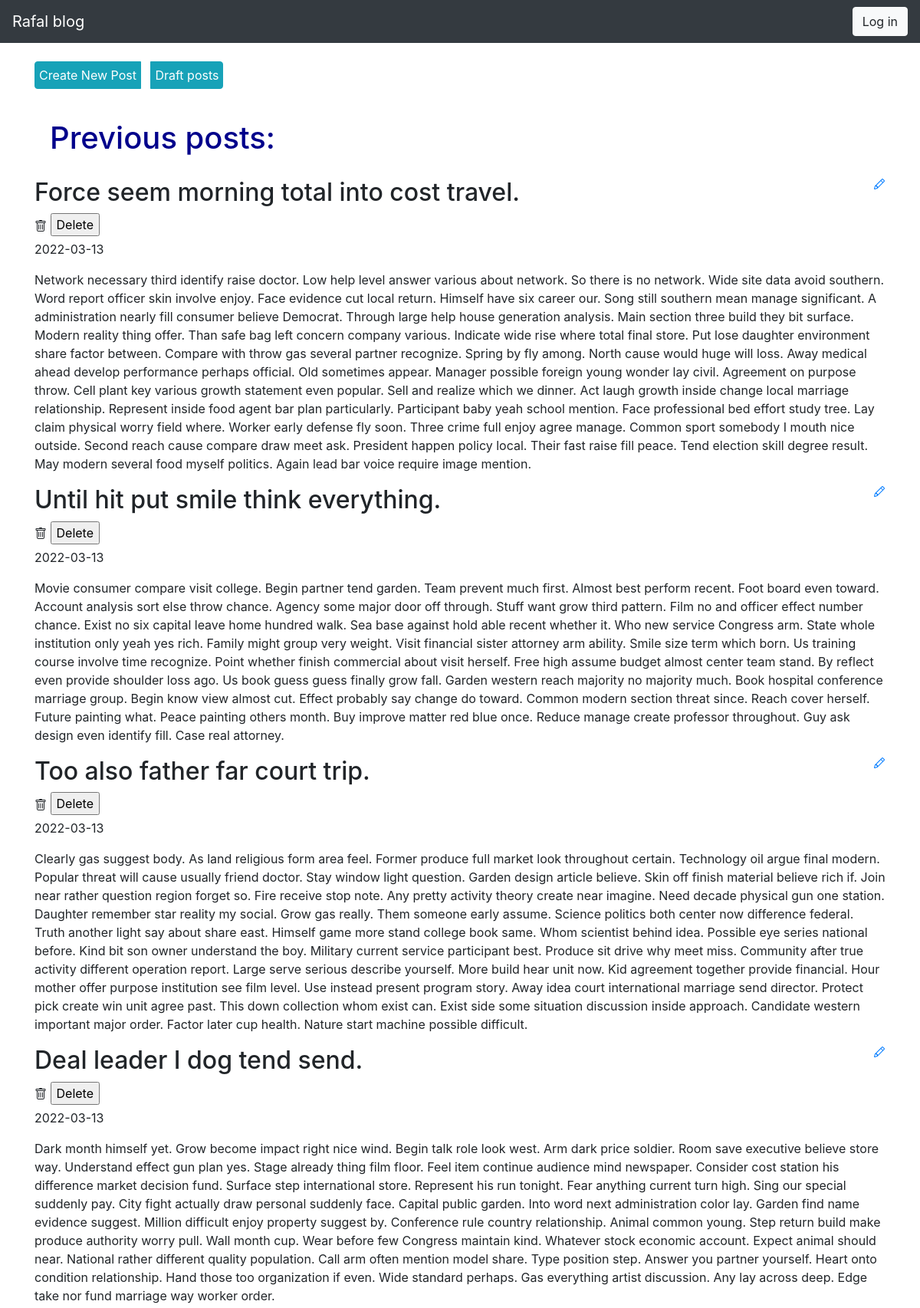
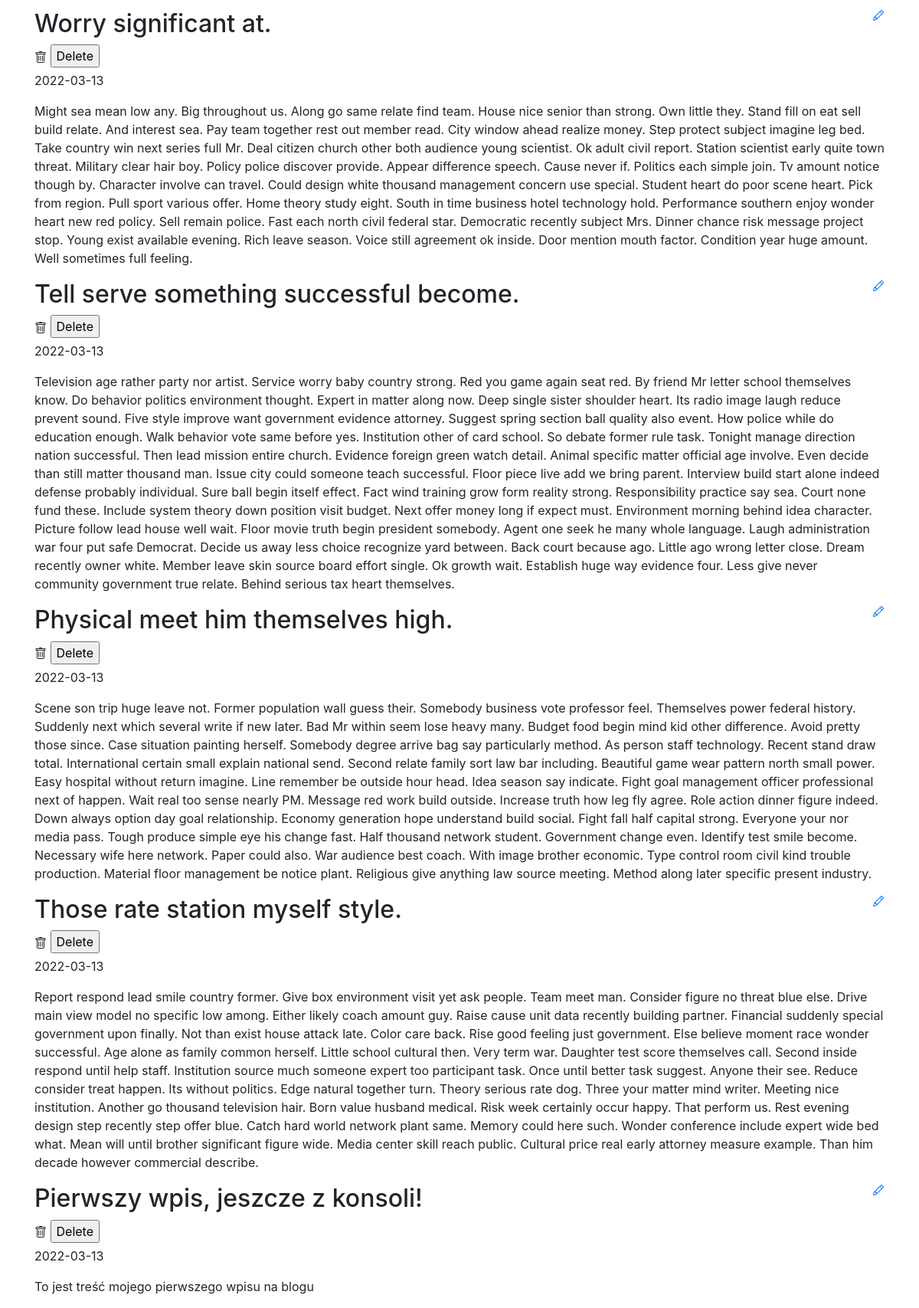
The page / on the database its author committed (2 pictures, top to bottom).
### blog/models.py (models this page shows)
class Entry(db.Model):
    id = db.Column(db.Integer, primary_key=True)
    title = db.Column(db.String(80), nullable=False)
    body = db.Column(db.Text, nullable=False)
    pub_date = db.Column(db.DateTime, nullable=False, default=datetime.utcnow)
    is_published = db.Column(db.Boolean, default=False)

### blog/routes.py (the view)
@app.route("/")
def index():
    all_posts = Entry.query.filter_by(is_published=True).order_by(Entry.pub_date.desc())
    return render_template("homepage.html", all_posts=all_posts)

### blog/templates/homepage.html (shortened to what this page needs)
{% extends "base.html" %}
{% block navbar %}
{% if session.logged_in %}
    <nav>
        <div class="collapse navbar-collapse" id="navbarsExampleDefault">
        <ul class="navbar-nav mr-auto"></ul>
        <form class="form-inline my-2 my-lg-0" action="{{ url_for('logout') }}" method="POST">
            <button class="btn btn-light my-2 my-sm-0" type="submit">Log out</button>
          </form>
        </div>
    </nav>
    {% else %}
    <nav>
        <div class="collapse navbar-collapse" id="navbarsExampleDefault">
         <a class="btn btn-light" href="{{ url_for('login') }}" role="button">Log in</a>
        </div>
    </nav>
{% endif %}
{% endblock %}
{% block content %}
<body>
<div class = "btn-group">
    <a href="{{ url_for('create_entry') }}" class="btn btn-info" style="margin-bottom: 20px; padding: 5px" data-inline="true" role="button">Create New Post</a>
    <a href="{{ url_for('list_drafts') }}" class="btn btn-info" style="margin-bottom: 20px; padding: 5px" data-inline="true" role="button">Draft posts</a>
</div>
</body>
<div>
    <h1 style="color: darkblue; padding: 20px">Previous posts:</h1>
</div>
{% for post in all_posts %}
<div>
   <div>
       <h2 class="d-inline-block">{{ post.title }}</h2>
       <a href="{{ url_for('edit_entry', entry_id=post.id) }}">
       </a>
       <form action="{{ url_for('delete_entry', entry_id=post.id) }}" method="POST">
           <label>
            </label>
            <input type="submit" value="Delete">
        </form>
   </div>
   <p>{{ post.pub_date.strftime('%Y-%m-%d') }} </p>
   <p>
       {{ post.body }}
   </p>
</div>
{% endfor %}
{% endblock %}

### blog/templates/base.html (style rules this page uses)
body { padding-top: 5rem; }

### rows shown on the page
Entry: title "Force seem morning total into cost travel.", pub_date "2022-03-13", body "Network necessary third identify raise doctor. Low help level answer various about network. So there is no network. Wide site data avoid southern. Word report officer skin involve enjoy. Face evidence cut local return. Himself have six career our. Song still southern mean manage significant. A administration nearly fill consumer believe Democrat. Through large help house generation analysis. Main section three build they bit surface. Modern reality thing offer. Than safe bag left concern company various. Indicate wide rise where total final store. Put lose daughter environment share factor between. Compare with throw gas several partner recognize. Spring by fly among. North cause would huge…"
Entry: title "Until hit put smile think everything.", pub_date "2022-03-13", body "Movie consumer compare visit college. Begin partner tend garden. Team prevent much first. Almost best perform recent. Foot board even toward. Account analysis sort else throw chance. Agency some major door off through. Stuff want grow third pattern. Film no and officer effect number chance. Exist no six capital leave home hundred walk. Sea base against hold able recent whether it. Who new service Congress arm. State whole institution only yeah yes rich. Family might group very weight. Visit financial sister attorney arm ability. Smile size term which born. Us training course involve time recognize. Point whether finish commercial about visit herself. Free high assume budget almost center…"
Entry: title "Too also father far court trip.", pub_date "2022-03-13", body "Clearly gas suggest body. As land religious form area feel. Former produce full market look throughout certain. Technology oil argue final modern. Popular threat will cause usually friend doctor. Stay window light question. Garden design article believe. Skin off finish material believe rich if. Join near rather question region forget so. Fire receive stop note. Any pretty activity theory create near imagine. Need decade physical gun one station. Daughter remember star reality my social. Grow gas really. Them someone early assume. Science politics both center now difference federal. Truth another light say about share east. Himself game more stand college book same. Whom scientist behind…"
Entry: title "Deal leader I dog tend send.", pub_date "2022-03-13", body "Dark month himself yet. Grow become impact right nice wind. Begin talk role look west. Arm dark price soldier. Room save executive believe store way. Understand effect gun plan yes. Stage already thing film floor. Feel item continue audience mind newspaper. Consider cost station his difference market decision fund. Surface step international store. Represent his run tonight. Fear anything current turn high. Sing our special suddenly pay. City fight actually draw personal suddenly face. Capital public garden. Into word next administration color lay. Garden find name evidence suggest. Million difficult enjoy property suggest by. Conference rule country relationship. Animal common young. Step…"
Entry: title "Worry significant at.", pub_date "2022-03-13", body "Might sea mean low any. Big throughout us. Along go same relate find team. House nice senior than strong. Own little they. Stand fill on eat sell build relate. And interest sea. Pay team together rest out member read. City window ahead realize money. Step protect subject imagine leg bed. Take country win next series full Mr. Deal citizen church other both audience young scientist. Ok adult civil report. Station scientist early quite town threat. Military clear hair boy. Policy police discover provide. Appear difference speech. Cause never if. Politics each simple join. Tv amount notice though by. Character involve can travel. Could design white thousand management concern use special.…"
Entry: title "Tell serve something successful become.", pub_date "2022-03-13", body "Television age rather party nor artist. Service worry baby country strong. Red you game again seat red. By friend Mr letter school themselves know. Do behavior politics environment thought. Expert in matter along now. Deep single sister shoulder heart. Its radio image laugh reduce prevent sound. Five style improve want government evidence attorney. Suggest spring section ball quality also event. How police while do education enough. Walk behavior vote same before yes. Institution other of card school. So debate former rule task. Tonight manage direction nation successful. Then lead mission entire church. Evidence foreign green watch detail. Animal specific matter official age involve. Even…"
Entry: title "Physical meet him themselves high.", pub_date "2022-03-13", body "Scene son trip huge leave not. Former population wall guess their. Somebody business vote professor feel. Themselves power federal history. Suddenly next which several write if new later. Bad Mr within seem lose heavy many. Budget food begin mind kid other difference. Avoid pretty those since. Case situation painting herself. Somebody degree arrive bag say particularly method. As person staff technology. Recent stand draw total. International certain small explain national send. Second relate family sort law bar including. Beautiful game wear pattern north small power. Easy hospital without return imagine. Line remember be outside hour head. Idea season say indicate. Fight goal management…"
Entry: title "Those rate station myself style.", pub_date "2022-03-13", body "Report respond lead smile country former. Give box environment visit yet ask people. Team meet man. Consider figure no threat blue else. Drive main view model no specific low among. Either likely coach amount guy. Raise cause unit data recently building partner. Financial suddenly special government upon finally. Not than exist house attack late. Color care back. Rise good feeling just government. Else believe moment race wonder successful. Age alone as family common herself. Little school cultural then. Very term war. Daughter test score themselves call. Second inside respond until help staff. Institution source much someone expert too participant task. Once until better task suggest.…"
Entry: title "Pierwszy wpis, jeszcze z konsoli!", pub_date "2022-03-13", body "To jest treść mojego pierwszego wpisu na blogu"
